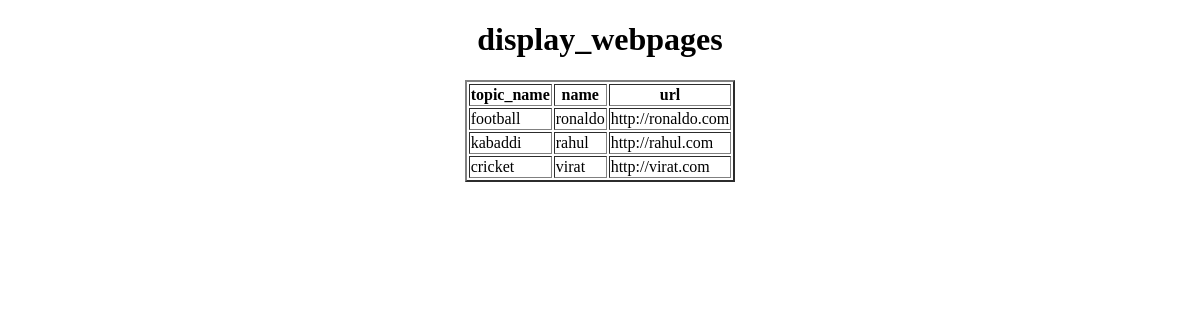
The page /display_webpages/ on the database as committed earlier.
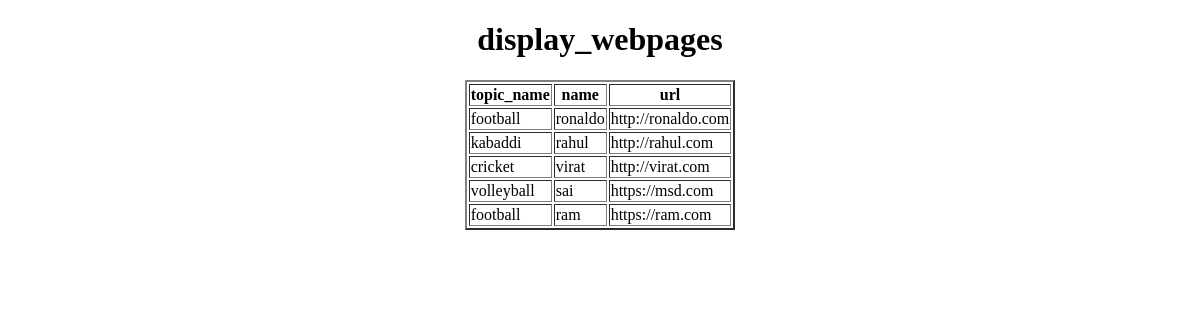
The same page on the database as committed later.
### app/models.py (models this page shows, shortened)
class Webpage(models.Model):
    topic_name=models.ForeignKey(Topic,on_delete=models.CASCADE)
    name=models.CharField(max_length=100)
    url=models.URLField()

class Topic(models.Model):
    topic_name=models.CharField(max_length=100,primary_key=True)
    def __str__(self):
        return self.topic_name

### app/views.py (the view)
# urls.py: path('display_webpages/',display_webpages,name='display_webpages'),
def display_webpages(request):
    QSW=Webpage.objects.all()
    QSW=Webpage.objects.all().order_by('name')
    QSW=Webpage.objects.filter(name='ram')
    QSW=Webpage.objects.filter(Q(name='ram') | Q(topic_name='cricket'))
    QSW=Webpage.objects.filter(Q(name='ram') & Q(topic_name='cricket'))
    QSW=Webpage.objects.filter(Q(name='ram') | Q(url__startswith='https'))
    QSW=Webpage.objects.all()
    QSW=Webpage.objects.filter(url__startswith='https')
    QSW=Webpage.objects.filter(url__endswith='com')
    QSW=Webpage.objects.filter(name__contains='a')
    d={'webpages':QSW}
    return render(request,'display_webpages.html',d)

### templates/display_webpages.html (shortened to what this page needs)
<!DOCTYPE html>
<html lang="en">
<head>
</head>
<body>
    <center>
        <h1>display_webpages</h1>
        <table border="2px">
            <tr>
                <th>topic_name</th>
                <th>name</th>
                <th>url</th>
            </tr>
        {% for w in webpages %}
            <tr>
                <td>{{w.topic_name}}</td>
                <td>{{w.name}}</td>
                <td>{{w.url}}</td>
            </tr>
        {% endfor %}
        </table>
    </center>
</body>
</html>

Rows that differ between the two databases and show on the page:
added Webpage: topic_name "volleyball", name "sai", url "https://msd.com"
added Webpage: topic_name "football", name "ram", url "https://ram.com"
